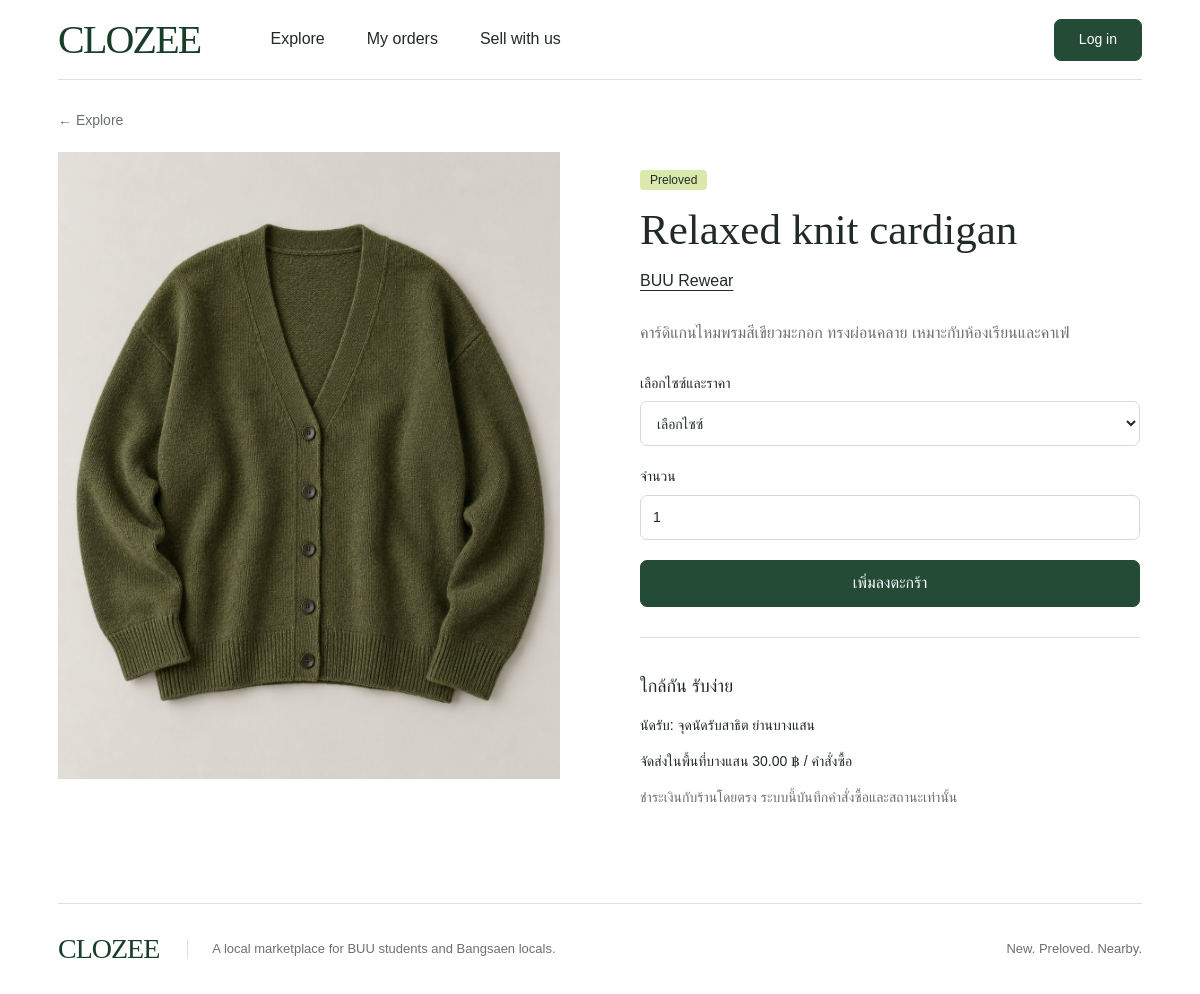
The page /product.php?id=4 on the database its author committed.
### tables this page shows
CREATE TABLE products (
    product_id BIGINT UNSIGNED NOT NULL AUTO_INCREMENT,
    shop_id BIGINT UNSIGNED NOT NULL,
    product_name VARCHAR(180) NOT NULL,
    description TEXT NULL,
    category VARCHAR(80) NULL,
    condition_type ENUM('new','secondhand') NOT NULL,
    image_path VARCHAR(255) NULL,
    is_active TINYINT(1) NOT NULL DEFAULT 1,
    created_at TIMESTAMP NOT NULL DEFAULT CURRENT_TIMESTAMP,
    updated_at TIMESTAMP NOT NULL DEFAULT CURRENT_TIMESTAMP ON UPDATE CURRENT_TIMESTAMP,
    PRIMARY KEY (product_id),
    KEY idx_products_shop (shop_id),
    KEY idx_products_condition_active (condition_type, is_active),
    CONSTRAINT fk_products_shop FOREIGN KEY (shop_id)
      REFERENCES shops(shop_id) ON UPDATE CASCADE ON DELETE RESTRICT
);

CREATE TABLE shops (
    shop_id BIGINT UNSIGNED NOT NULL AUTO_INCREMENT,
    owner_user_id BIGINT UNSIGNED NOT NULL,
    shop_name VARCHAR(150) NOT NULL,
    description TEXT NULL,
    pickup_location VARCHAR(255) NULL,
    is_active TINYINT(1) NOT NULL DEFAULT 1,
    created_at TIMESTAMP NOT NULL DEFAULT CURRENT_TIMESTAMP,
    updated_at TIMESTAMP NOT NULL DEFAULT CURRENT_TIMESTAMP ON UPDATE CURRENT_TIMESTAMP,
    PRIMARY KEY (shop_id),
    UNIQUE KEY uq_shops_owner (owner_user_id),
    CONSTRAINT fk_shops_owner FOREIGN KEY (owner_user_id)
      REFERENCES users(user_id) ON UPDATE CASCADE ON DELETE RESTRICT
);

### public/product.php (called while the page is built)
<?php require __DIR__.'/../app/bootstrap.php';require ROOT.'/app/pages/product.php';

### app/config/example.php (called while the page is built)
<?php
return [
    'db_host' => '127.0.0.1',
    'db_port' => 3306,
    'db_name' => 'clozee',
    'db_user' => 'clozee',
    'db_pass' => '',
    'base_path' => '',
    'secure_cookies' => true,
    'delivery_fee' => '30.00',
];

### app/bootstrap.php (called while the page is built, shortened)
<?php
function config(): array
{
    static $values;
    if (is_array($values)) return $values;
    $values = require __DIR__ . '/config/example.php';
    $values['base_path'] = rtrim((string)$values['base_path'], '/');
    return $values;
}
require __DIR__ . '/config/db.php';
require __DIR__ . '/validation.php';
function url(string $path = ''): string { return config()['base_path'] . '/' . ltrim($path, '/'); }
function h(mixed $value): string { return htmlspecialchars((string)$value, ENT_QUOTES | ENT_SUBSTITUTE, 'UTF-8'); }

### app/config/db.php (called while the page is built, shortened)
<?php
function db(): PDO
{
    static $pdo;
    if ($pdo instanceof PDO) return $pdo;
    $c = config();
    $pdo = new PDO(
        sprintf('mysql:host=%s;port=%d;dbname=%s;charset=utf8mb4', $c['db_host'], $c['db_port'], $c['db_name']),
        $c['db_user'], $c['db_pass'],
        [PDO::ATTR_ERRMODE => PDO::ERRMODE_EXCEPTION, PDO::ATTR_DEFAULT_FETCH_MODE => PDO::FETCH_ASSOC,
         PDO::ATTR_EMULATE_PREPARES => false, PDO::ATTR_STRINGIFY_FETCHES => false]
    );
    $pdo->exec("SET time_zone = '+00:00'");
    return $pdo;
}
function query(string $sql, array $params = []): PDOStatement
{
    $statement = db()->prepare($sql);
    $statement->execute($params);
    return $statement;
}

### app/validation.php (called while the page is built, shortened)
<?php
function cents(mixed $value): int {
    if (!preg_match('/^(0|[1-9][0-9]{0,6})(?:\.([0-9]{1,2}))?$/D', (string)$value, $m)) throw new ValidationException('ราคาต้องไม่ติดลบและมีทศนิยมไม่เกิน 2 หลัก');
    return (int)$m[1]*100 + (int)str_pad($m[2]??'', 2, '0');
}
function money(mixed $decimal): string { return number_format(cents((string)$decimal)/100, 2) . ' ฿'; }

### app/pages/product.php (the view, shortened to what this page needs)
<?php
$id=filter_var($_GET['id']??null,FILTER_VALIDATE_INT);if(!$id) fail(404,'ไม่พบสินค้า');
$p=query('SELECT p.*,s.shop_name,s.owner_user_id,s.pickup_location FROM products p JOIN shops s ON s.shop_id=p.shop_id WHERE p.product_id=? AND p.is_active=1 AND s.is_active=1',[$id])->fetch();
$title=$p['product_name'];require ROOT.'/app/templates/header.php'; ?>
<a class="back-link" href="<?=h(url('products.php'))?>">← Explore</a><section class="detail-layout"><div class="detail-photo"><img src="<?=h(url('assets/images/'.(in_array($p['image_path'],IMAGES,true)?$p['image_path']:'linen.jpg')))?>" alt="<?=h($p['product_name'])?>"></div><div class="detail-copy"><span class="condition"><?=$p['condition_type']==='new'?'New':'Preloved'?></span><h1><?=h($p['product_name'])?></h1><a class="underlined" href="<?=h(url('shop.php?id='.$p['shop_id']))?>"><?=h($p['shop_name'])?></a><p class="description"><?=nl2br(h($p['description']))?></p>
<form action="<?=h(url('cart.php'))?>" method="post" class="stack"><label>เลือกไซซ์และราคา<select name="variant_id" required><option value="">เลือกไซซ์</option></select></label><label>จำนวน<input type="number" name="quantity" value="1" min="1" max="99" required></label><button class="button" type="submit">เพิ่มลงตะกร้า</button></form>
<div class="delivery-note"><h2>ใกล้กัน รับง่าย</h2><p>นัดรับ: <?=h($p['pickup_location'])?></p><p>จัดส่งในพื้นที่บางแสน <?=money(config()['delivery_fee'])?> / คำสั่งซื้อ</p><p class="muted">ชำระเงินกับร้านโดยตรง ระบบนี้บันทึกคำสั่งซื้อและสถานะเท่านั้น</p></div></div></section>
<?php require ROOT.'/app/templates/footer.php'; ?>

### public/assets/css/app.css (style rules this page uses)
:root { --ink:#212b26;--green:#244b36;--sage:#eef2ed;--lime:#dbe8ac;--line:#dedfdc;--muted:#6b716d;--danger:#9a302b;--radius:7px;font-family:Arial,"Tahoma",sans-serif;color:var(--ink);background:#fff;font-size:16px;line-height:1.55 }
* { box-sizing:border-box }
body { margin:0 }
a { color:inherit;text-decoration:none }
button,input,select,textarea { font:inherit }
button,a,input,select,textarea { -webkit-tap-highlight-color:transparent }
button,a { touch-action:manipulation }
button { cursor:pointer }
img { display:block;max-width:100% }
.button,button.button { display:inline-flex;align-items:center;justify-content:center;border:1px solid var(--green);background:var(--green);color:#fff;min-height:46px;padding:10px 23px;border-radius:var(--radius);font-weight:500;white-space:nowrap;text-align:center }
.condition { display:inline-block;padding:1px 10px;background:var(--lime);border-radius:4px;font-size:12px;line-height:1.5 }
.muted,.field-help { color:var(--muted) }
h1,h2,h3,p { overflow-wrap:anywhere }
input:not([type=checkbox]):not([type=radio]),select,textarea { display:block;min-height:45px;border:1px solid #d6d9d4;background:white;color:var(--ink);border-radius:var(--radius);padding:10px 12px;max-width:100% }
label { display:block;font-size:14px;font-weight:500 }
label>input,label>textarea,label>select { margin-top:7px;width:100% }
.stack { display:grid;gap:20px }
.back-link { display:inline-block;color:var(--muted);font-size:14px;margin:20px 0 }
.underlined { text-decoration:underline;text-underline-offset:4px }
.detail-layout { display:grid;grid-template-columns:1fr 1fr;gap:80px;padding:0 0 30px }
.detail-photo { max-width:600px }
.detail-photo img { width:100%;aspect-ratio:4/5;object-fit:cover }
.detail-copy { max-width:500px;padding:15px 0 }
.detail-copy h1 { font:43px/1.15 Georgia,serif;margin:14px 0 }
.description { white-space:normal;color:var(--muted);line-height:1.8;margin:25px 0 }
.delivery-note { border-top:1px solid var(--line);margin-top:30px;padding-top:20px;font-size:14px }
.delivery-note h2 { font-size:18px;font-weight:500 }

### rows shown on the page
products: image_path (picture), product_name "Relaxed knit cardigan", shop.shop_name "BUU Rewear", description "คาร์ดิแกนไหมพรมสีเขียวมะกอก ทรงผ่อนคลาย เหมาะกับห้องเรียนและคาเฟ่", shop.pickup_location "จุดนัดรับสาธิต ย่านบางแสน"

### other values the page prints
money(config()['delivery_fee']) "30.00 ฿"
